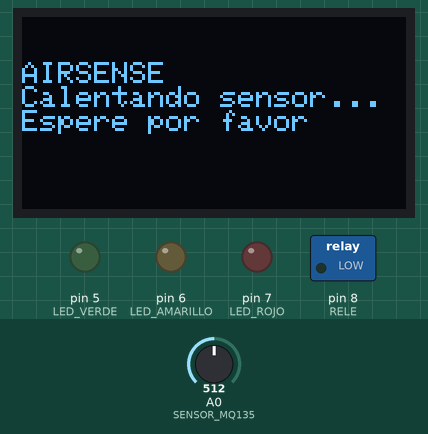
Simulated run of this program. Board: Arduino Uno, built with avr-gcc and run on an emulated ATmega328P. On the bench: 128×64 one-colour display, switched loads named in the program (green lamp = pin HIGH), output pins drawn as LEDs (lit = HIGH). The test bench sets the inputs (shaded band); at power-on: A0 (SENSOR_MQ135) = 512. What the program prints to the serial monitor is not drawn.

Above: at 0.1 s.
At 60.2 s:
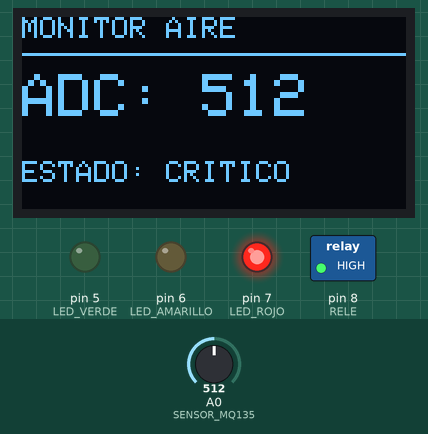
Timing chart, 0 to 61.7 s (numbered marks = the images above):
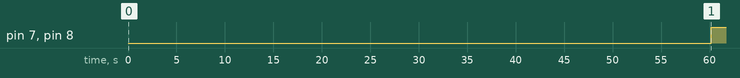

The program:

main.cpp
```cpp
#include <Arduino.h>
#include <Wire.h>
#include <Adafruit_GFX.h>
#include <Adafruit_SSD1306.h>

// PANTALLA OLED
#define ANCHO 128
#define ALTO 64
#define OLED_RESET -1

Adafruit_SSD1306 pantalla(ANCHO, ALTO, &Wire, OLED_RESET);

// PINES
const int SENSOR_MQ135 = A0;

const int LED_VERDE = 5;
const int LED_AMARILLO = 6;
const int LED_ROJO = 7;

const int RELE = 8;

// UMBRALES DE PRUEBA (LECTURA ADC)
const int LIMITE_VERDE = 300;
const int LIMITE_ROJO = 500;

// Tiempo de calentamiento inicial de demostracion
const unsigned long CALENTAMIENTO = 60000;

// Intervalo de lectura
const unsigned long INTERVALO = 1000;

unsigned long inicio;
unsigned long ultimaLectura = 0;

int lectura = 0;

enum Estado {
  NORMAL,
  ADVERTENCIA,
  CRITICO
};

Estado estadoActual = NORMAL;


// APAGAR INDICADORES
void apagarIndicadores() {
  digitalWrite(LED_VERDE, LOW);
  digitalWrite(LED_AMARILLO, LOW);
  digitalWrite(LED_ROJO, LOW);
  digitalWrite(RELE, LOW);
}


// PROMEDIAR LECTURAS DEL SENSOR
int leerSensor() {
  long suma = 0;

  for (int i = 0; i < 10; i++) {
    suma += analogRead(SENSOR_MQ135);
    delay(10);
  }

  return suma / 10;
}


// MOSTRAR INFORMACION EN OLED
void mostrarPantalla(int valor, Estado estado) {

  pantalla.clearDisplay();

  pantalla.setTextColor(SSD1306_WHITE);

  pantalla.setTextSize(1);
  pantalla.setCursor(0, 0);
  pantalla.println("MONITOR AIRE");

  pantalla.drawLine(0, 12, 128, 12, SSD1306_WHITE);

  pantalla.setTextSize(2);
  pantalla.setCursor(0, 19);

  pantalla.print("ADC: ");
  pantalla.println(valor);

  pantalla.setTextSize(1);
  pantalla.setCursor(0, 48);

  if (estado == NORMAL) {
    pantalla.println("ESTADO: NORMAL");
  }

  else if (estado == ADVERTENCIA) {
    pantalla.println("ESTADO: ALERTA");
  }

  else {
    pantalla.println("ESTADO: CRITICO");
  }

  pantalla.display();
}


// EVALUAR CALIDAD DEL AIRE
void evaluarAire(int valor) {

  if (valor < LIMITE_VERDE) {

    estadoActual = NORMAL;

    apagarIndicadores();

    digitalWrite(LED_VERDE, HIGH);

  }

  else if (valor <= LIMITE_ROJO) {

    estadoActual = ADVERTENCIA;

    apagarIndicadores();

    digitalWrite(LED_AMARILLO, HIGH);

  }

  else {

    estadoActual = CRITICO;

    apagarIndicadores();

    digitalWrite(LED_ROJO, HIGH);

    // Activar ventilacion
    digitalWrite(RELE, HIGH);

  }

}


// INICIO DEL SISTEMA
void setup() {

  Serial.begin(9600);

  pinMode(LED_VERDE, OUTPUT);
  pinMode(LED_AMARILLO, OUTPUT);
  pinMode(LED_ROJO, OUTPUT);

  pinMode(RELE, OUTPUT);

  pinMode(SENSOR_MQ135, INPUT);

  apagarIndicadores();

  // Iniciar OLED
  if (!pantalla.begin(SSD1306_SWITCHCAPVCC, 0x3C)) {
    Serial.println("Error al iniciar OLED");

    while (true) {
      delay(100);
    }
  }

  pantalla.clearDisplay();
  pantalla.setTextSize(1);
  pantalla.setTextColor(SSD1306_WHITE);
  pantalla.setCursor(0, 15);

  pantalla.println("MONITOR AIRE");
  pantalla.println("Iniciando sistema...");
  pantalla.display();

  inicio = millis();

  Serial.println("MONITOR AIRE INICIADO");

}


// FUNCION PRINCIPAL
void loop() {

  // Calentamiento inicial
  if (millis() - inicio < CALENTAMIENTO) {

    pantalla.clearDisplay();
    pantalla.setTextSize(1);
    pantalla.setTextColor(SSD1306_WHITE);
    pantalla.setCursor(0, 15);

    pantalla.println("AIRSENSE");
    pantalla.println("Calentando sensor...");
    pantalla.println("Espere por favor");

    pantalla.display();

    return;
  }

  // Lectura cada segundo
  if (millis() - ultimaLectura >= INTERVALO) {

    ultimaLectura = millis();

    lectura = leerSensor();

    evaluarAire(lectura);

    mostrarPantalla(lectura, estadoActual);

    Serial.print("Lectura MQ135: ");
    Serial.print(lectura);

    Serial.print(" | Estado: ");

    if (estadoActual == NORMAL) {
      Serial.println("NORMAL");
    }

    else if (estadoActual == ADVERTENCIA) {
      Serial.println("ADVERTENCIA");
    }

    else {
      Serial.println("CRITICO - VENTILACION ACTIVADA");
    }

  }

}
```

Measured:
- by itself, pin 7 (LED_ROJO), pin 8 (RELE): LOW → HIGH at 60.2 s
- what the display in image 0 shows lasts 60.1 s, from 0.1 s to 60.2 s
